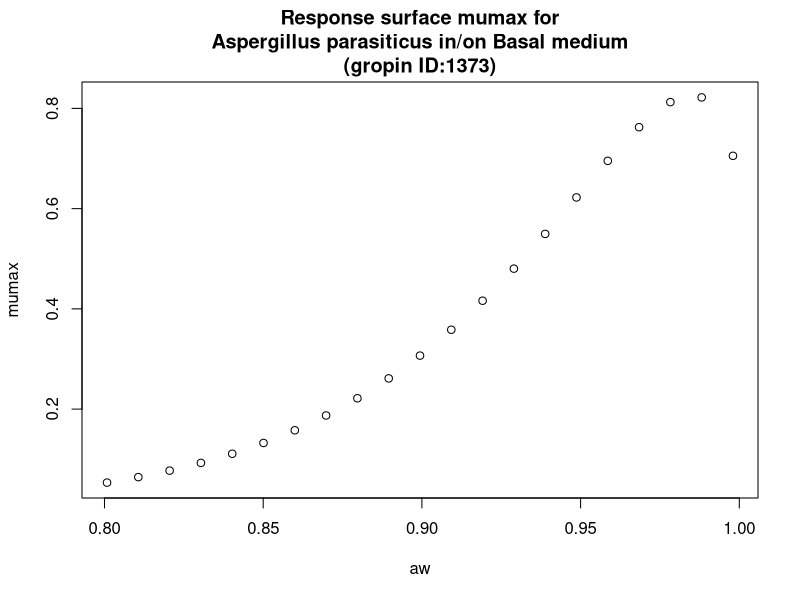

Source code (R):
#############################
# start of Parameter script
#############################
aw <- seq(0.8008,0.998001998001998,length.out=21)
#############################
# end of Parameter script
#############################
############################# 
# start of Model script Gropin ID 1373 
#############################
 
# constant coefficients for this model
 
variables <- data.frame(aw)
argumentsPar <- expand.grid(variables)
 
# heart of the model
response_surface <- function(aw) {
   mumax <-exp(-0.5825+6.392*sqrt(1-aw)-26.11*(sqrt(1-aw))^2)

return(mumax=mumax)
} 

# output parameters
responseSurface <- cbind(argumentsPar,response_surface(argumentsPar['aw']))
colnames(responseSurface) <- c(colnames(argumentsPar),'mumax')
#############################
# End of Model script
#############################
############################# 
# start of Visualisation script Gropin ID 1373 
#############################
plot(aw,responseSurface$'mumax',xlab='aw',
                          ylab='mumax',main='Response surface mumax for
Aspergillus parasiticus in/on Basal medium
(gropin ID:1373)')
#############################
# End of Visualisation script
#############################
